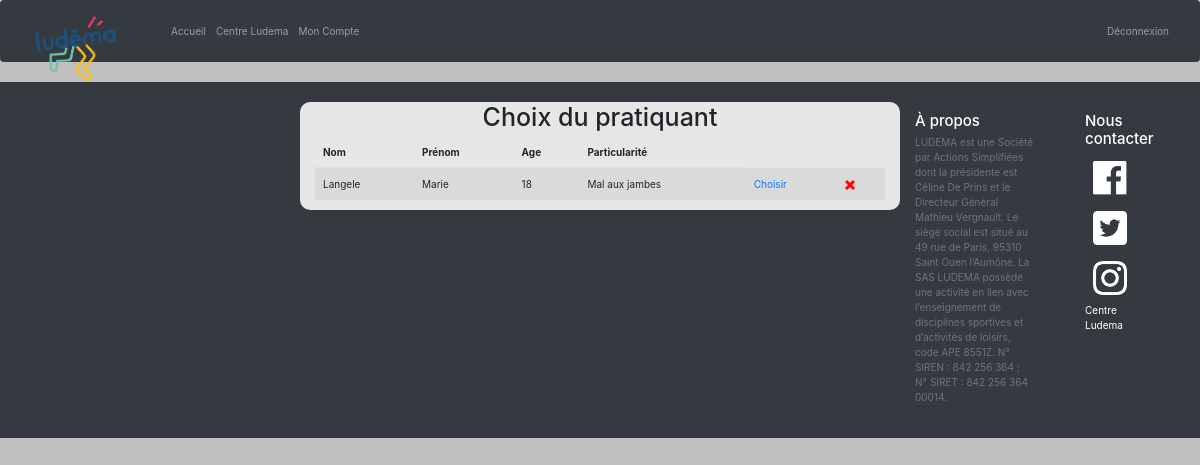
Page /?controller=mesClients (signed in) on the earlier database version.
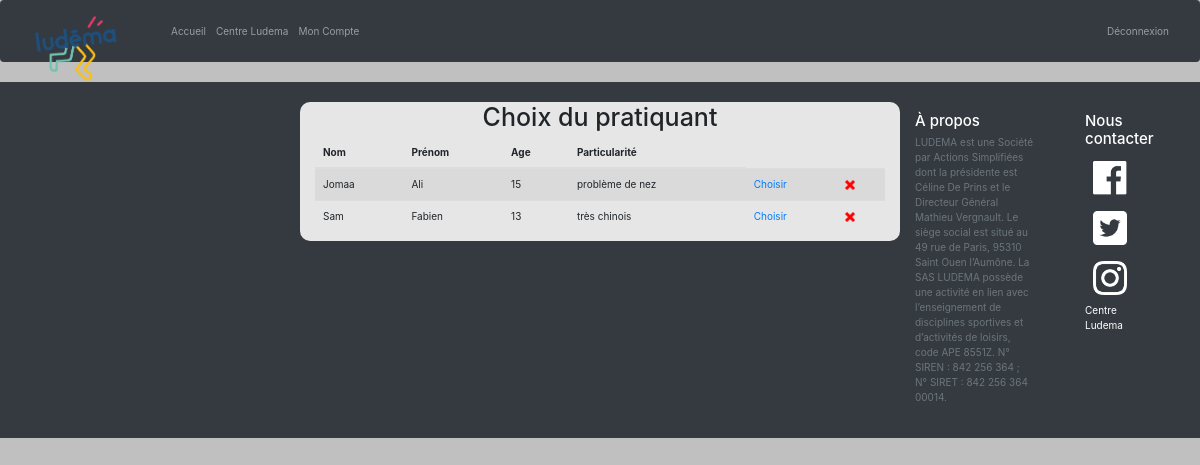
Same page on the later database version.
### tables this page shows
CREATE TABLE IF NOT EXISTS `client` (
  `idClient` int(11) NOT NULL AUTO_INCREMENT,
  `loginUtilisateur` varchar(25) NOT NULL,
  `prenom` varchar(30) NOT NULL,
  `nom` varchar(30) NOT NULL,
  `age` int(11) NOT NULL,
  `sexe` varchar(10) NOT NULL,
  `note` varchar(300) DEFAULT NULL,
  PRIMARY KEY (`idClient`)
);

### Controllers/Controller_mesClients.php (called while the page is built, shortened)
<?php
class Controller_mesClients extends Controller {
  public function action_default(){
      $this->action_mesclients();
  }
  public function action_mesclients(){
    $m = Model::get_model();
    $data = [
            "listeClients" => $m->get_my_client()
        ];
    $this->render("mesClient",$data);
  }
}
?>

### Models/Model.php (called while the page is built, shortened)
<?php
class Model {
	private $bd;
	private static $instance = null;
	private function __construct() {
		try {
			$dsn = "mysql:host=localhost;dbname=ludemabdd";
			$login = "root";
			$password = "";
			$this->bd = new PDO($dsn,$login,$password);
			$this->bd->setAttribute(PDO::ATTR_ERRMODE, PDO::ERRMODE_EXCEPTION);
			$this->bd->query("SET nameS 'utf8'");
		}
		catch (PDOException $e) {
			die ('Echec connexion, erreur n°'. $e->getCode() . ':' . $e->getMessage());
		}
	}
	public static function get_model() {
        if (is_null(self::$instance))
            self::$instance = new Model();
        return self::$instance;
    }
	public function get_my_client(){
		try{
			if(isset($_SESSION['login'])){
				$requete = $this->bd->prepare("SELECT * FROM client WHERE loginUtilisateur = :loginPro ");
				$requete->bindValue(":loginPro",$_SESSION['login']);
			$requete->execute();
			return $requete->fetchall(PDO::FETCH_ASSOC);
		}
		}
		catch (PDOException $e) {
			die ('Echec ajouter_client erreur n°'. $e->getCode() .':'. $e->getMessage());
		}
	}
}

### Utils/functions.php (called while the page is built, shortened)
<?php
function e($message){
return htmlspecialchars($message, ENT_QUOTES);
}
?>

### Views/view_mesClient.php (the view, shortened to what this page needs)
<?php require("view_begin.php");
 			redirection();?>
              <form class=" offset-lg-3 col-lg-6 formultest" action='?controller=mesClients&action=donneeClient' method='post'>
                  <h1 class="titretest "> Choix du pratiquant </h1>
                  <div>
                    <table class="table table-striped">
                      <thead>
                        <tr>
                          <th scope="col">Nom</th>
                          <th scope="col">Prénom</th>
                          <th scope="col">Age</th>
                          <th scope="col">Particularité</th>
                        </tr>
                      </thead>
                      <tbody>
                        <?php foreach($listeClients as $client) : ?>
                            <tr>
                              <td><?= e($client['nom'])?></a></td>
                              <td><?= e($client['prenom'])?></td>
                              <td><?= e($client['age'])?></td>
                              <td><?= e($client['note'])?></td>
                              <td><a href="?controller=mesClients&action=donneeClient&id=<?= e($client['idClient']) ?>">Choisir</a></td>
                                <td><a href="?controller=mesClients&action=suppClient&id=<?= e($client['idClient']) ?>"><img class='icone' src='Content/image/delete.png' alt='supprimer' height=10 width = 10 /></a></td>
                            </tr>
                          <?php endforeach ?>
                        </tbody>
                      </table>
                  </div>
              </form>
<?php require("view_end.php"); ?>

### index.php (shortened to what this page needs)
<?php
require_once("Utils/functions.php");
require_once("Models/Model.php");
require_once("Controllers/Controller.php");
$controllers = ["home","listeTest","appliquerTest","connexion","genererpdf","mesClients"];
$controller_default = "home";
if(isset($_GET['controller']) and in_array($_GET['controller'], $controllers))
	$nom_controller = $_GET['controller'];
else
	$nom_controller = $controller_default;
$nom_classe = 'Controller_' . $nom_controller;
$nom_fichier = 'Controllers/' .  $nom_classe . '.php';
if(file_exists($nom_fichier)){
	$controller = new $nom_classe();
}
else
	exit("Error 404: not found!");

### Controllers/Controller.php (shortened to what this page needs)
<?php
abstract class Controller{
	public function __construct(){
		if(isset($_GET['action']) and method_exists($this, "action_" . $_GET["action"]) ){
			$action = "action_" . $_GET["action"];
			$this->$action();
		}
		else
			$this->action_default();
	}
	protected function render($vue, $data = []){
		extract($data);
		$file_name = "Views/view_" . $vue . '.php';
		if(file_exists($file_name)){
			require ($file_name);
		}
		else{
			$this->action_error ("La vue n'existe pas !");
		}
	}
}

### Views/view_begin.php (shortened to what this page needs)
<!doctype html>
<html lang="en">
  <head>
    <link rel="stylesheet"
  	href="htpps://maxcdn.bootstrapcdn.com/bootstrap/3.3.7/css/bootstrap.min.css">
    <link rel="stylesheet" href="Content/css/bootstrap.min.css" >
    <link rel="stylesheet" href="Content/css/ludema.css">
    </head>
    <body>
         <header >
      <nav class="navbar navbar-expand-lg navbar-dark bg-dark">
          <a class="navbar-brand" href="?controller=home&action=home"><img class="logo img-responsive " src="Content/image/logo.png" alt="Logo Ludema"></a>
        <div class="collapse navbar-collapse" id="navbarHeader">
          <ul class="navbar-nav mr-auto">
            <li class="nav-item">
              <a class="nav-link" href="?controller=home&action=default">Accueil</a>
            </li>
            <li class="nav-item">
              <a class="nav-link" href="https://centreludema.fr/">Centre Ludema</a>
            </li>
            <?php if(isset($_SESSION["connecte"]) and $_SESSION["connecte"] and isset($_SESSION["login"]) ) :?>
            <li class="nav-item">
              <a class="nav-link" href="?controller=home&action=homeConnect">Mon Compte</a>
            </li>
          </ul>
          <ul class="navbar-nav my-1 my-lg-0">
            <li class="nav-item">
              <a class="nav-link" href="?controller=connexion&action=deconnexion">Déconnexion</a>
            </li>
            <?php endif ?>
      </nav>
    </header>

### Views/view_end.php (shortened to what this page needs)
  <footer class="text-muted bg-dark">
    <div class="container">
      <div class="row">
        <div class="col-sm-8 col-md-7">
          <h4 class="text-white">À propos</h4>
          <p class="text-muted">LUDEMA est une Société par Actions Simplifiées dont la présidente est Céline De Prins et le Directeur Général Mathieu Vergnault.
            Le siège social est situé au 49 rue de Paris, 95310 Saint Ouen l’Aumône. La SAS LUDEMA possède une activité en lien avec l’enseignement de disciplines sportives et d’activités de loisirs,
             code APE 8551Z.
              N° SIREN : 842 256 364 ; N° SIRET : 842 256 364 00014.</p>
        </div>
        <div class="col-sm-4 offset-md-1">
          <h4 class="text-white">Nous contacter</h4>
          <ul class="list-unstyled">
            <li>
            <a href="https://www.facebook.com/centre.ludema" class="text-white"><img src="Content/image/LogoOfficielFacebook.png" class="logoRS"/></a>
            <a href="https://twitter.com/centre_ludema" class="text-white"><img src="Content/image/LogoOfficielTwitter.png" class="logoRS"/></a>
            <a href="https://www.instagram.com/centre_ludema/" class="text-white"><img src="Content/image/LogoOfficielInstagram.png" class="logoRS"/></a>
            </li>
            <li><a href="https://centreludema.fr/" class="text-white">Centre Ludema</a></li>
          </ul>
        </div>
      </div>
    </div>
  </footer>
</body>
</html>

### Content/css/ludema.css (style rules this page uses)
* { margin: 0; padding: 0; }
body { background: #c0c0c0; }
ul { list-style: none; }
a { text-decoration: none; }
.logo { border-radius: 4px; padding: 5px; width: 100px; }
.logoRS { width:50px; padding:8px; }
:root { --jumbotron-padding-y: 3rem; }
footer { padding-top: 3rem; padding-bottom: 3rem; }
footer p { margin-bottom: .25rem; }
.formultest { margin-top:20px; background-color:#e6e6e6; border-radius:10px; }
.titretest { text-align:center; }

Differences in the rows shown:
removed client: nom "Langele", prenom "Marie", age "18", note "Mal aux jambes"
added client: nom "Jomaa", prenom "Ali", age "15", note "problème de nez"
added client: nom "Sam", prenom "Fabien", age "13", note "très chinois"
